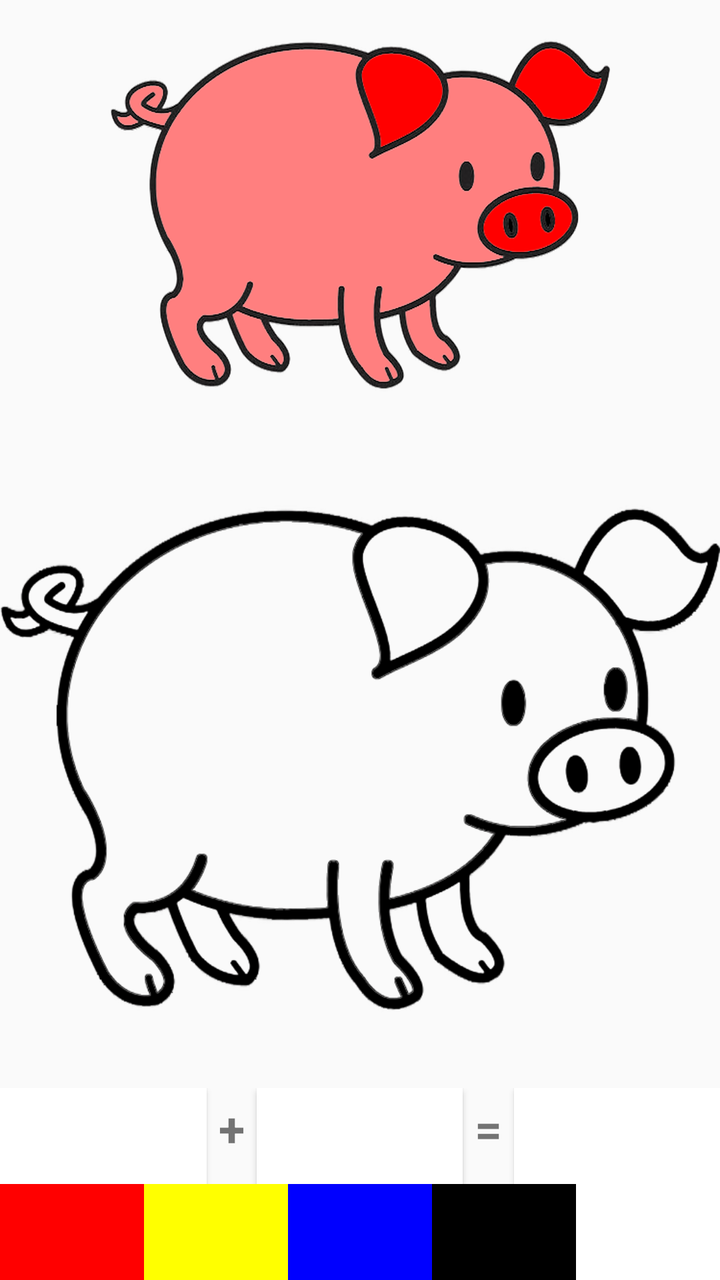
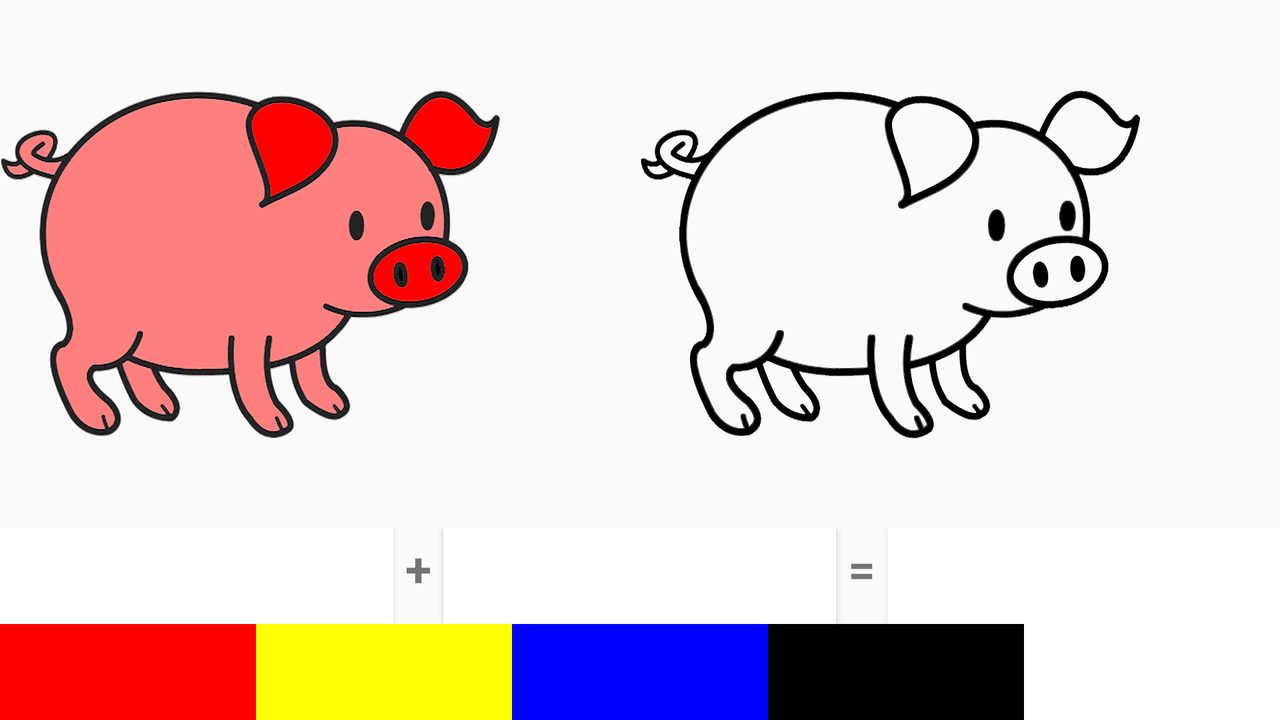

First picture: res/layout/ on a phone held upright. Second picture: the repository's own variant of that layout, on a device whose configuration matches the variant's folder. Source for both follows.
<!-- AndroidManifest.xml: application theme AppTheme -->
<!-- res/layout/activity_paint.xml -->
<?xml version="1.0" encoding="utf-8"?>
<LinearLayout xmlns:android="http://schemas.android.com/apk/res/android"
    xmlns:app="http://schemas.android.com/apk/res-auto"
    xmlns:tools="http://schemas.android.com/tools"
    android:layout_width="match_parent"
    android:layout_height="match_parent"
    android:gravity="center"
    android:orientation="vertical"
    tools:context="ugr.pdm.rafalex.colorsmix.Paint">

    <LinearLayout
        android:layout_width="match_parent"
        android:layout_height="wrap_content"
        android:layout_weight="0.2"
        android:gravity="center">

        <ImageView
            android:id="@+id/image_sample"
            android:layout_width="wrap_content"
            android:layout_height="wrap_content"
            android:src="@drawable/cerdo_colored" />

    </LinearLayout>

    <FrameLayout
        android:id="@+id/paint_zone"
        android:layout_width="match_parent"
        android:layout_height="wrap_content"
        android:layout_weight="0.8"
        android:gravity="center">

        <ImageView
            android:id="@+id/image_painter"
            android:layout_width="match_parent"
            android:layout_height="match_parent"
            android:src="@drawable/cerdo_00"/>

    </FrameLayout>

    <LinearLayout
        android:layout_width="match_parent"
        android:layout_height="wrap_content">

        <Button
            android:id="@+id/primer_color"
            android:layout_width="match_parent"
            android:layout_height="wrap_content"
            android:layout_weight="1"
            android:background="#FFFFFF"/>

        <TextView
            android:layout_width="wrap_content"
            android:layout_height="wrap_content"
            android:text=" + "
            android:textSize="24sp"
            android:textStyle="bold" />

        <Button
            android:id="@+id/segundo_color"
            android:layout_width="match_parent"
            android:layout_height="wrap_content"
            android:layout_weight="1"
            android:background="#FFFFFF"/>

        <TextView
            android:layout_width="wrap_content"
            android:layout_height="wrap_content"
            android:text=" = "
            android:textSize="24sp"
            android:textStyle="bold" />

        <ToggleButton
            android:id="@+id/mixColor"
            android:layout_width="match_parent"
            android:layout_height="wrap_content"
            android:layout_weight="1"
            android:background="#FFFFFF"
            android:checked="false"
            android:textOff=""
            android:textOn="✔" />

    </LinearLayout>

    <LinearLayout
        android:layout_width="match_parent"
        android:layout_height="wrap_content">

        <ToggleButton
            android:id="@+id/redColor"
            android:layout_width="match_parent"
            android:layout_height="wrap_content"
            android:layout_weight="1"
            android:background="#FF0000"
            android:checked="false"
            android:textOff=""
            android:textOn="✔" />

        <ToggleButton
            android:id="@+id/yellowColor"
            android:layout_width="match_parent"
            android:layout_height="wrap_content"
            android:layout_weight="1"
            android:background="#FFFF00"
            android:checked="false"
            android:textOff=""
            android:textOn="✔" />

        <ToggleButton
            android:id="@+id/blueColor"
            android:layout_width="match_parent"
            android:layout_height="wrap_content"
            android:layout_weight="1"
            android:background="#0000FF"
            android:checked="false"
            android:textOff=""
            android:textOn="✔" />

        <ToggleButton
            android:id="@+id/blackColor"
            android:layout_width="match_parent"
            android:layout_height="wrap_content"
            android:layout_weight="1"
            android:background="#000000"
            android:checked="true"
            android:textOff=""
            android:textOn="✔" />

        <ToggleButton
            android:id="@+id/whiteColor"
            android:layout_width="match_parent"
            android:layout_height="wrap_content"
            android:layout_weight="1"
            android:background="#FFFFFF"
            android:checked="false"
            android:textOff=""
            android:textOn="✔" />

    </LinearLayout>

</LinearLayout>
<!-- resources referenced by this layout -->
<resources>
  <!-- drawable cerdo_00: png bitmap (drawable-xxhdpi, 116215 bytes) -->
  <!-- drawable cerdo_colored: png bitmap (drawable-xxhdpi, 205537 bytes) -->
  <style name="AppTheme" parent="Theme.AppCompat.Light.DarkActionBar">
          
          <item name="colorPrimary">@color/colorPrimary</item>
          <item name="colorPrimaryDark">@color/colorPrimaryDark</item>
          <item name="colorAccent">@color/colorAccent</item>
      </style>
  <color name="colorPrimary">#673ab7</color>
  <color name="colorPrimaryDark">#512da8</color>
  <color name="colorAccent">#ffc107</color>
</resources>
<!-- res/layout-land/activity_paint.xml (the repository's variant of the layout above) -->
<!-- drawn on the phone turned sideways -->
<?xml version="1.0" encoding="utf-8"?>
<LinearLayout xmlns:android="http://schemas.android.com/apk/res/android"
    xmlns:app="http://schemas.android.com/apk/res-auto"
    xmlns:tools="http://schemas.android.com/tools"
    android:layout_width="match_parent"
    android:layout_height="match_parent"
    android:gravity="center"
    android:orientation="vertical"
    tools:context="ugr.pdm.rafalex.colorsmix.Paint">

    <LinearLayout
        android:layout_width="match_parent"
        android:layout_height="wrap_content"
        android:layout_weight="0.2"
        android:gravity="center">

        <ImageView
            android:id="@+id/image_sample"
            android:layout_width="wrap_content"
            android:layout_height="wrap_content"
            android:src="@drawable/cerdo_colored" />

        <FrameLayout
            android:id="@+id/paint_zone"
            android:layout_width="match_parent"
            android:layout_height="wrap_content"
            android:layout_weight="0.8"
            android:gravity="center">

            <ImageView
                android:id="@+id/image_painter"
                android:layout_width="match_parent"
                android:layout_height="match_parent"
                android:src="@drawable/cerdo_00"/>

        </FrameLayout>

    </LinearLayout>

    <LinearLayout
        android:layout_width="match_parent"
        android:layout_height="wrap_content">

        <Button
            android:id="@+id/primer_color"
            android:layout_width="match_parent"
            android:layout_height="wrap_content"
            android:layout_weight="1"
            android:background="#FFFFFF"/>

        <TextView
            android:layout_width="wrap_content"
            android:layout_height="wrap_content"
            android:text=" + "
            android:textSize="24sp"
            android:textStyle="bold" />

        <Button
            android:id="@+id/segundo_color"
            android:layout_width="match_parent"
            android:layout_height="wrap_content"
            android:layout_weight="1"
            android:background="#FFFFFF"/>

        <TextView
            android:layout_width="wrap_content"
            android:layout_height="wrap_content"
            android:text=" = "
            android:textSize="24sp"
            android:textStyle="bold" />

        <ToggleButton
            android:id="@+id/mixColor"
            android:layout_width="match_parent"
            android:layout_height="wrap_content"
            android:layout_weight="1"
            android:background="#FFFFFF"
            android:checked="false"
            android:textOff=""
            android:textOn="✔" />

    </LinearLayout>

    <LinearLayout
        android:layout_width="match_parent"
        android:layout_height="wrap_content">

        <ToggleButton
            android:id="@+id/redColor"
            android:layout_width="match_parent"
            android:layout_height="wrap_content"
            android:layout_weight="1"
            android:background="#FF0000"
            android:checked="false"
            android:textOff=""
            android:textOn="✔" />

        <ToggleButton
            android:id="@+id/yellowColor"
            android:layout_width="match_parent"
            android:layout_height="wrap_content"
            android:layout_weight="1"
            android:background="#FFFF00"
            android:checked="false"
            android:textOff=""
            android:textOn="✔" />

        <ToggleButton
            android:id="@+id/blueColor"
            android:layout_width="match_parent"
            android:layout_height="wrap_content"
            android:layout_weight="1"
            android:background="#0000FF"
            android:checked="false"
            android:textOff=""
            android:textOn="✔" />

        <ToggleButton
            android:id="@+id/blackColor"
            android:layout_width="match_parent"
            android:layout_height="wrap_content"
            android:layout_weight="1"
            android:background="#000000"
            android:checked="true"
            android:textOff=""
            android:textOn="✔" />

        <ToggleButton
            android:id="@+id/whiteColor"
            android:layout_width="match_parent"
            android:layout_height="wrap_content"
            android:layout_weight="1"
            android:background="#FFFFFF"
            android:checked="false"
            android:textOff=""
            android:textOn="✔" />

    </LinearLayout>

</LinearLayout>
